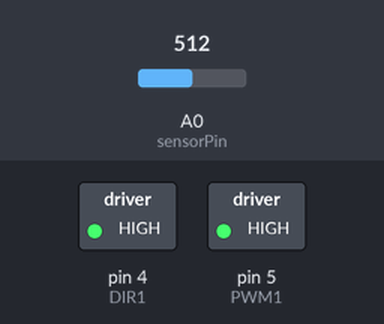
A sketch run on a simulated Arduino Uno, built with avr-gcc and run on an emulated ATmega328P. Shown: switched loads named in the sketch (green lamp = pin HIGH). Inputs (shaded band) come from the test bench; at power-on: A0 (sensorPin) = 512.

Above: at 1.2 s.
1.3 s: A0 (sensorPin) set to 528
At 2.4 s:
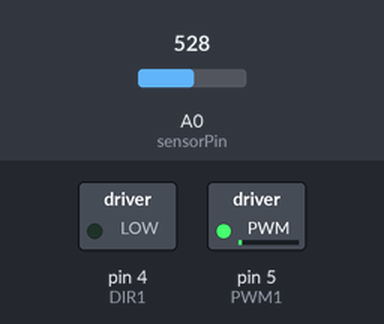
2.8 s: A0 (sensorPin) set to 511
At 3.6 s:
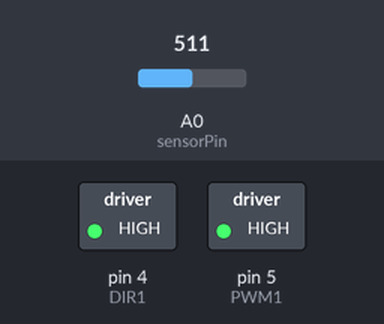
4.3 s: A0 (sensorPin) set to 306
At 4.7 s:
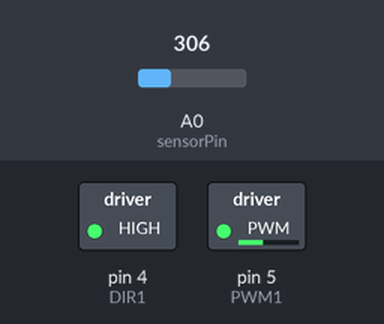
5.8 s: A0 (sensorPin) set to 716
At 7.0 s:
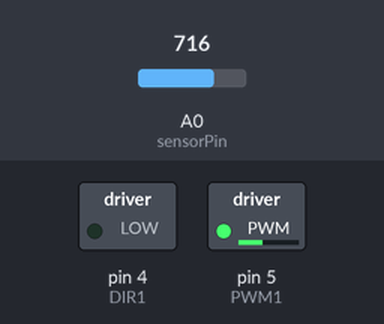
7.3 s: A0 (sensorPin) set to 900
At 8.2 s:
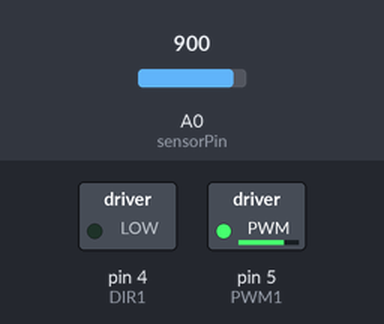
Timing chart, 0 to 9.8 s (numbered marks = the images above; inputs shaded):
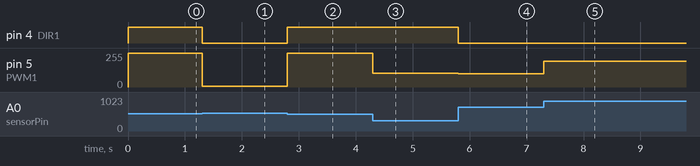

Measured:
- the behaviour switches between 512 and 513 on A0 (sensorPin) (found by bisection; images 0 and 1)
- after the input at 1.3 s, pin 4 (DIR1): HIGH → LOW at once; pin 5 (PWM1): 255/255 → 6/255 at once
- after the input at 2.8 s, pin 4 (DIR1): LOW → HIGH at once; pin 5 (PWM1): 6/255 → 255/255 at once
- after the input at 4.3 s, pin 5 (PWM1): 255/255 → 102/255 at once
- after the input at 5.8 s, pin 4 (DIR1): HIGH → LOW at once; pin 5 (PWM1): 102/255 → 100/255 at once
- after the input at 7.3 s, pin 5 (PWM1): 100/255 → 192/255 at once

The sketch:

motor.ino
```cpp
int sensorPin = A0;    // select the input pin for the potentiometer
int sensorValue = 0;  // variable to store the value coming from the

int PWM1 = 5;
int DIR1 = 4;

int vit = 0;
void setup()
{
  pinMode(DIR1, OUTPUT);
}
void loop()
{
  sensorValue = analogRead(sensorPin);

  if(sensorValue > 512){
    digitalWrite(DIR1,LOW);
    vit = map(sensorValue, 0, 512, 0, 255);
    analogWrite(PWM1, vit);   //PWM Speed Control
  }else{
    digitalWrite(DIR1,HIGH);
    vit = map(sensorValue, 513, 1024, 255, 0);
    analogWrite(PWM1, vit);   //PWM Speed Control
  }

}
```
